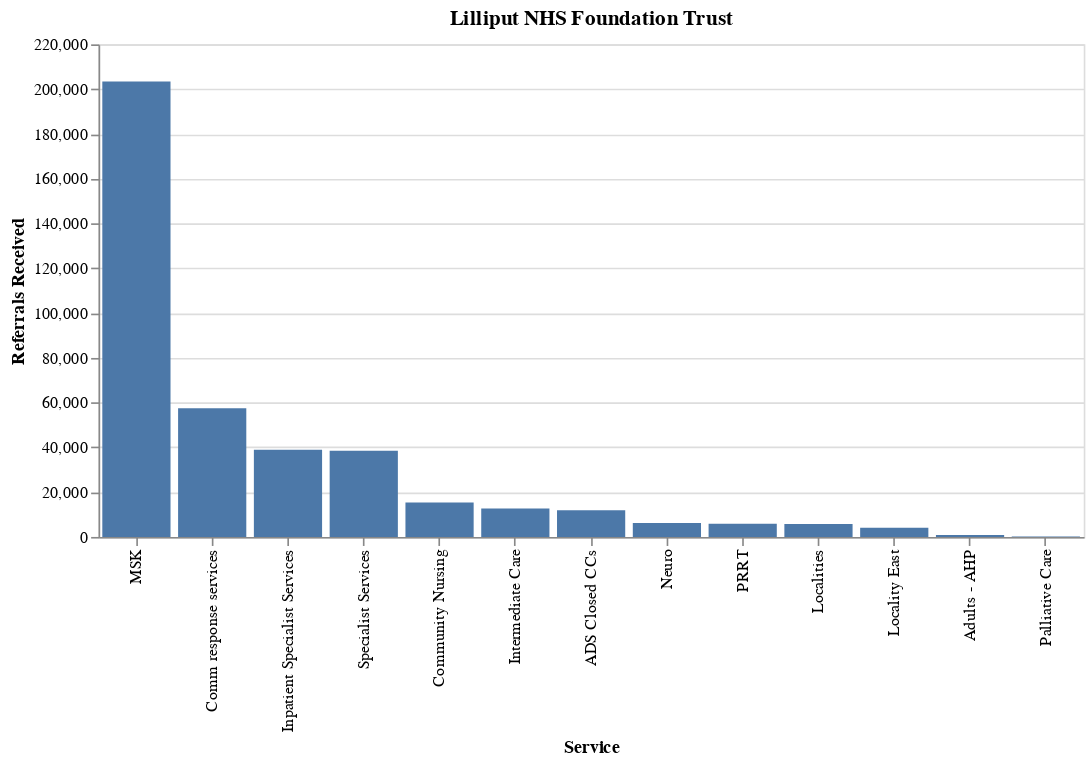

Notebook cell for this chart:
### Code cell
alt.Chart(lill_serv,title='Lilliput NHS Foundation Trust',width=width, height=height).mark_bar().encode(
    alt.X('SERVICE:N').title('Service').sort('-y'), # sort by y value descending
    alt.Y('sum(REFERRALS_RECEIVED):Q').title('Referrals Received')
)

### Figure 1 — Vega-Lite specification as saved in the notebook (floating-point values rounded to 4 significant figures; data arrays with more than 128 entries replaced by an {"elided": "..."} marker saying what was removed)
{"config": {"view": {"continuousWidth": 300, "continuousHeight": 300}}, "data": {"name": "data-6241dc2b4d9684b6de9fb13a3dffa5bd"}, "mark": {"type": "bar"}, "encoding": {"x": {"field": "SERVICE", "sort": "-y", "title": "Service", "type": "nominal"}, "y": {"aggregate": "sum", "field": "REFERRALS_RECEIVED", "title": "Referrals Received", "type": "quantitative"}}, "height": 300, "title": "Lilliput NHS Foundation Trust", "width": 600, "$schema": "https://vega.github.io/schema/vega-lite/v5.20.1.json", "datasets": {"data-6241dc2b4d9684b6de9fb13a3dffa5bd": {"elided": "209 records"}}}
